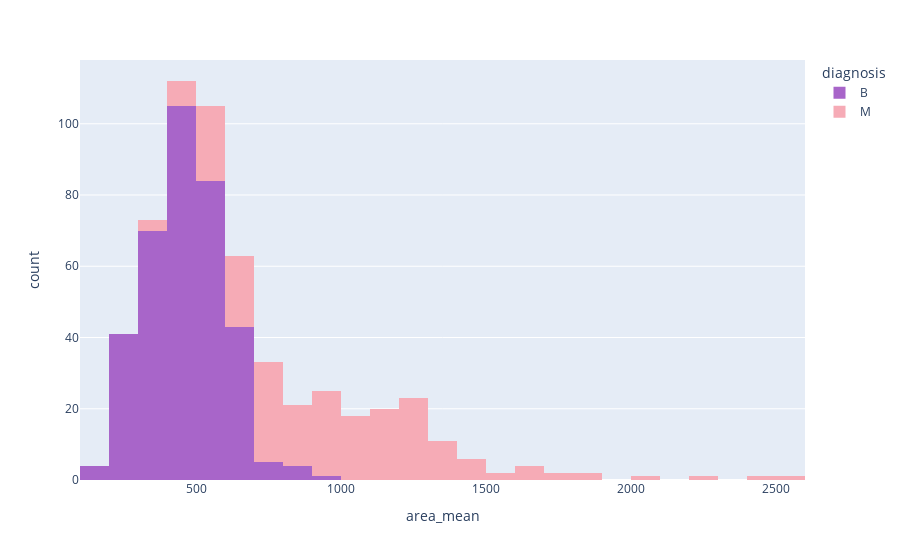

This figure's notebook cell:
### Markdown cell above
Visualizing the numerical features reveal lot of information about the dataset

### Code cell
px.histogram(data_frame=data,x=data.area_mean,color='diagnosis',color_discrete_sequence=['#A865C9','#f6abb6'])

### Figure 1 — Plotly figure (JSON) as saved in the notebook; plotly's stock layout.template omitted (floating-point values rounded to 4 significant figures; data arrays with more than 128 entries replaced by an {"elided": "..."} marker saying what was removed)
{"data": [{"alignmentgroup": "True", "bingroup": "x", "hovertemplate": "diagnosis=B<br>area_mean=%{x}<br>count=%{y}<extra></extra>", "legendgroup": "B", "marker": {"color": "#A865C9", "pattern": {"shape": ""}}, "name": "B", "offsetgroup": "B", "orientation": "v", "showlegend": true, "type": "histogram", "x": {"elided": "357 float values"}, "xaxis": "x", "yaxis": "y"}, {"alignmentgroup": "True", "bingroup": "x", "hovertemplate": "diagnosis=M<br>area_mean=%{x}<br>count=%{y}<extra></extra>", "legendgroup": "M", "marker": {"color": "#f6abb6", "pattern": {"shape": ""}}, "name": "M", "offsetgroup": "M", "orientation": "v", "showlegend": true, "type": "histogram", "x": {"elided": "212 float values"}, "xaxis": "x", "yaxis": "y"}], "layout": {"barmode": "relative", "legend": {"title": {"text": "diagnosis"}, "tracegroupgap": 0}, "margin": {"t": 60}, "xaxis": {"anchor": "y", "domain": [0, 1], "title": {"text": "area_mean"}}, "yaxis": {"anchor": "x", "domain": [0, 1], "title": {"text": "count"}}}}
